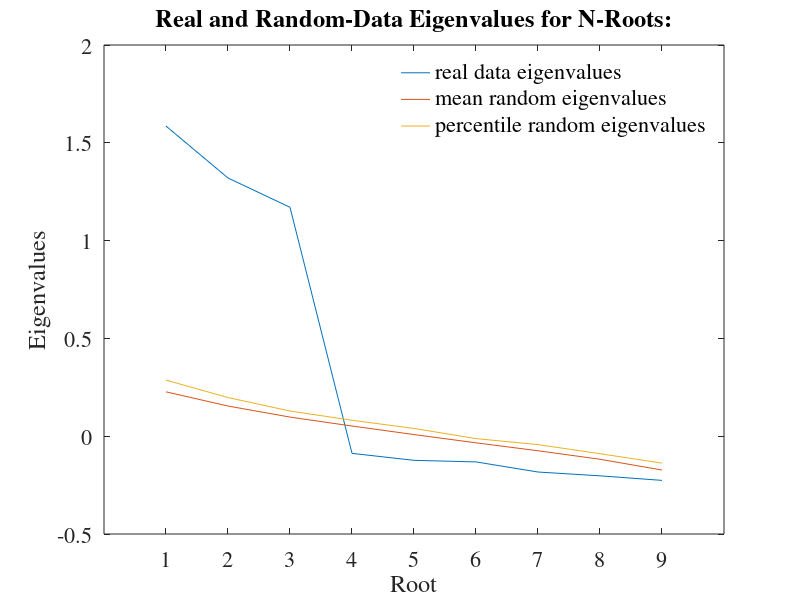

MATLAB code for this plot:
clear; tic;

% Parallel Analysis Program For Raw Data and Data Permutations.

%  This program conducts parallel analyses on data files in which
%  the rows of the data matrix are cases/individuals and the
%  columns are variables; There can be no missing values;

%  You must also specify:
%   -- the # of parallel data sets for the analyses;
%   -- the desired percentile of the distribution of random
%      data eigenvalues;
%   -- whether principal components analyses or principal axis/common
%      factor analysis are to be conducted, and
%   -- whether normally distributed random data generation or 
%      permutations of the raw data set are to be used in the
%      parallel analyses;

%  WARNING: Permutations of the raw data set are time consuming;
%  Each parallel data set is based on column-wise random shufflings
%  of the values in the raw data matrix using Castellan's (1992, 
%  BRMIC, 24, 72-77) algorithm; The distributions of the original 
%  raw variables are exactly preserved in the shuffled versions used
%  in the parallel analyses; Permutations of the raw data set are
%  thus highly accurate and most relevant, especially in cases where
%  the raw data are not normally distributed or when they do not meet
%  the assumption of multivariate normality (see Longman & Holden,
%  1992, BRMIC, 24, 493, for a Fortran version); If you would
%  like to go this route, it is perhaps best to (1) first run a 
%  normally distributed random data generation parallel analysis to
%  familiarize yourself with the program and to get a ballpark
%  reference point for the number of factors/components;
%  (2) then run a permutations of the raw data parallel analysis
%  using a small number of datasets (e.g., 10), just to see how long
%  the program takes to run; then (3) run a permutations of the raw
%  data parallel analysis using the number of parallel data sets that
%  you would like use for your final analyses; 1000 datasets are 
%  usually sufficient, although more datasets should be used
%  if there are close calls.


% The "load" command can be used to read a raw data file

% The raw data matrix must be named "raw"


%  These next commands generate artificial raw data 
%  (50 cases) that can be used for a trial-run of
%  the program, instead of using your own raw data; 
%  Just run this whole file; However, make sure to
%  delete these commands before attempting to run your own data.

% Start of artificial data commands.
com = randn(500,3);
raw = randn(500,9);
raw(:,1:3) = raw(:,1:3) + [ com(:,1) com(:,1) com(:,1) ];
raw(:,4:6) = raw(:,4:6) + [ com(:,2) com(:,2) com(:,2) ];
raw(:,7:9) = raw(:,7:9) + [ com(:,3) com(:,3) com(:,3) ];
% End of artificial data commands.


ndatsets  = 100  ; % Enter the desired number of parallel data sets here

percent   = 95  ; % Enter the desired percentile here

% Specify the desired kind of parellel analysis, where:
% 1 = principal components analysis
% 2 = principal axis / common factor analysis
kind = 2 ;

% Enter either
%  1 for normally distributed random data generation parallel analysis, or
%  2 for permutations of the raw data set (more time consuming).
randtype = 2 ;

%the next command can be used to set the state of the random # generator
randn('state',1953125)

%%%%%%%%%%%%%%% End of user specifications %%%%%%%%%%%%%%%


[ncases,nvars] = size(raw);

% principal components analysis & random normal data generation
if (kind == 1 & randtype == 1)
realeval = flipud(sort(eig(corrcoef(raw))));
for nds = 1:ndatsets; evals(:,nds) = eig(corrcoef(randn(ncases,nvars)));end
end

% principal components analysis & raw data permutation
if (kind == 1 & randtype == 2)
realeval = flipud(sort(eig(corrcoef(raw))));
for nds = 1:ndatsets; 
x = raw;
for lupec = 1:nvars;
for luper = 1:(ncases -1);
k = fix( (ncases - luper + 1) * rand(1) + 1 )  + luper - 1;
d = x(luper,lupec);
x(luper,lupec) = x(k,lupec);
x(k,lupec) = d;end;end;
evals(:,nds) = eig(corrcoef(x));end;end

% PAF/common factor analysis & random normal data generation
if (kind == 2 & randtype == 1)
r = corrcoef(raw);
smc = 1 - (1 ./ diag(inv(r)));
for ii=1:size(r,1);r(ii,ii) = smc(ii,1);end;
realeval = flipud(sort(eig(r)));
for nds = 1:ndatsets; 
r = corrcoef(randn(ncases,nvars));
smc = 1 - (1 ./ diag(inv(r)));
for ii=1:size(r,1);r(ii,ii) = smc(ii,1);end;
evals(:,nds) = eig(r);
end;end

% PAF/common factor analysis & raw data permutation
if (kind == 2 & randtype == 2)
r = corrcoef(raw);
smc = 1 - (1 ./ diag(inv(r)));
for ii=1:size(r,1);r(ii,ii) = smc(ii,1);end;
realeval = flipud(sort(eig(r)));
for nds = 1:ndatsets; 
x = raw;
for lupec = 1:nvars;
for luper = 1:(ncases -1);
k = fix( (ncases - luper + 1) * rand(1) + 1 )  + luper - 1;
d = x(luper,lupec);
x(luper,lupec) = x(k,lupec);
x(k,lupec) = d;end;end;
r = corrcoef(x);
smc = 1 - (1 ./ diag(inv(r)));
for ii=1:size(r,1);r(ii,ii) = smc(ii,1);end;
evals(:,nds) = eig(r);
end;end


evals = flipud(sort(evals,1));
means = (mean(evals,2));   % mean eigenvalues for each position.
evals = sort(evals,2);     % sorting the eigenvalues for each position.
percentiles = (evals(:,round((percent*ndatsets)/100)));  % percentiles.

format short
disp([' ']);disp(['PARALLEL ANALYSIS ']); disp([' '])
if (kind == 1 & randtype == 1);
disp(['Principal Components Analysis & Random Normal Data Generation' ]);disp([' ']);end
if (kind == 1 & randtype == 2);
disp(['Principal Components Analysis & Raw Data Permutation' ]);disp([' ']);end
if (kind == 2 & randtype == 1);
disp(['PAF/Common Factor Analysis & Random Normal Data Generation' ]);disp([' ']);end
if (kind == 2 & randtype == 2);
disp(['PAF/Common Factor Analysis & Raw Data Permutation' ]);disp([' ']);end
disp(['Variables  = ' num2str(nvars) ]);
disp(['Cases      = ' num2str(ncases) ]);
disp(['Datsets    = ' num2str(ndatsets) ]);
disp(['Percentile = ' num2str(percent) ]);disp([' '])
disp(['Raw Data Eigenvalues, & Mean & Percentile Random Data Eigenvalues']);disp([' '])
disp(['      Root   Raw Data    Means   Percentiles' ])
disp([(1:nvars).'  realeval means  percentiles]);

if kind == 2;
disp(['Warning: Parallel analyses of adjusted correlation matrices' ]);
disp(['e.g., with SMCs on the diagonal, tend to indicate more factors' ]);
disp(['than warranted (Buja, A., & Eyuboglu, N., 1992, Remarks on parallel' ]);
disp(['analysis. Multivariate Behavioral Research, 27, 509-540).' ]);
disp(['The eigenvalues for trivial, negligible factors in the real' ]);
disp(['data commonly surpass corresponding random data eigenvalues' ]);
disp(['for the same roots. The eigenvalues from parallel analyses' ]);
disp(['can be used to determine the real data eigenvalues that are' ]);
disp(['beyond chance, but additional procedures should then be used' ]);
disp(['to trim trivial factors.' ]);disp([' ' ]);
disp(['Principal components eigenvalues are often used to determine' ]);
disp(['the number of common factors. This is the default in most' ]);
disp(['statistical software packages, and it is the primary practice' ]);
disp(['in the literature. It is also the method used by many factor' ]);
disp(['analysis experts, including Cattell, who often examined' ]);
disp(['principal components eigenvalues in his scree plots to determine' ]);
disp(['the number of common factors. But others believe this common' ]);
disp(['practice is wrong. Principal components eigenvalues are based' ]);
disp(['on all of the variance in correlation matrices, including both' ]);
disp(['the variance that is shared among variables and the variances' ]);
disp(['that are unique to the variables. In contrast, principal' ]);
disp(['axis eigenvalues are based solely on the shared variance' ]);
disp(['among the variables. The two procedures are qualitatively' ]);
disp(['different. Some therefore claim that the eigenvalues from one' ]);
disp(['extraction method should not be used to determine' ]);
disp(['the number of factors for the other extraction method.' ]);
disp(['The issue remains neglected and unsettled.' ]);disp([' ']);disp([' ']);end

plot ( (1:nvars).',[realeval means  percentiles]    )
xlabel('Root'); ylabel('Eigenvalues'); title ('Real and Random-Data Eigenvalues for N-Roots:')
set(get(gca,'YLabel'),'Rotation',90.0) % for the rotation of the YLabel
set(gca,'XTick', 1:nvars)
set(gca,'FontName','Times', 'FontSize',16, 'fontweight', 'normal' );
legend('real data eigenvalues','mean random eigenvalues','percentile random eigenvalues'); legend boxoff; 
textobj = findobj('type', 'text'); set(textobj, 'fontunits', 'points'); 
set(textobj,'FontName','Times', 'fontsize', 16); set(textobj, 'fontweight', 'normal');





disp(['time for this problem = ', num2str(toc) ]); disp([' '])


 

